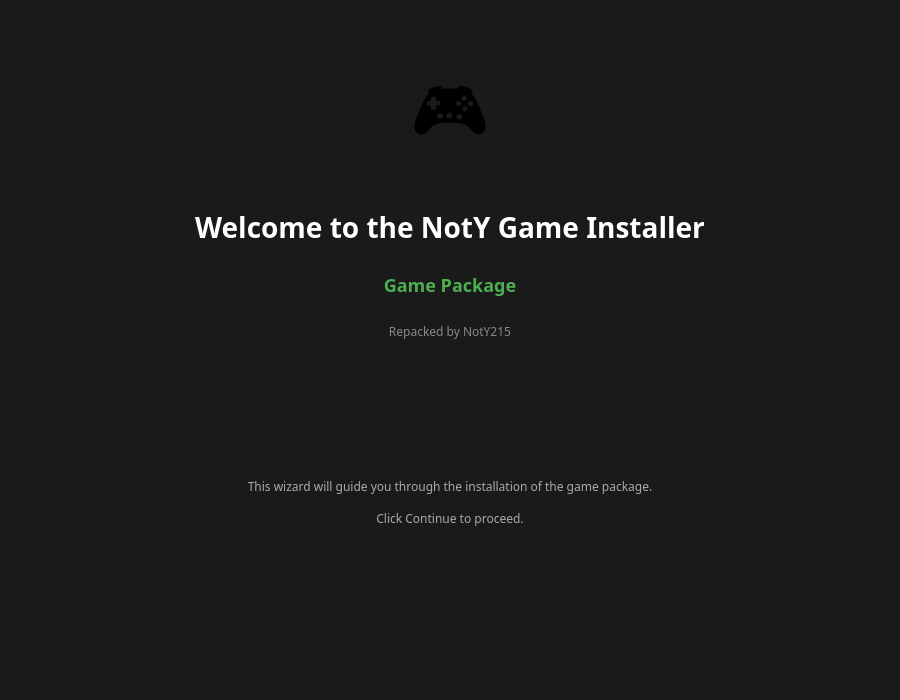
<?xml version="1.0" encoding="UTF-8"?>
<ui version="4.0">
 <class>WelcomePage</class>
 <widget class="QWidget" name="WelcomePage">
  <property name="geometry">
   <rect>
    <x>0</x>
    <y>0</y>
    <width>900</width>
    <height>700</height>
   </rect>
  </property>
  <property name="windowTitle">
   <string>Welcome</string>
  </property>
  <property name="styleSheet">
   <string notr="true">QWidget {
    background-color: #1a1a1a;
}</string>
  </property>
  <layout class="QVBoxLayout" name="verticalLayout">
   <property name="spacing">
    <number>25</number>
   </property>
   <property name="leftMargin">
    <number>60</number>
   </property>
   <property name="topMargin">
    <number>60</number>
   </property>
   <property name="rightMargin">
    <number>60</number>
   </property>
   <property name="bottomMargin">
    <number>60</number>
   </property>
   <item>
    <widget class="QLabel" name="logoLabel">
     <property name="text">
      <string>🎮</string>
     </property>
     <property name="alignment">
      <set>Qt::AlignCenter</set>
     </property>
     <property name="styleSheet">
      <string notr="true">font-size: 72px;</string>
     </property>
    </widget>
   </item>
   <item>
    <widget class="QLabel" name="titleLabel">
     <property name="text">
      <string>Welcome to the NotY Game Installer</string>
     </property>
     <property name="alignment">
      <set>Qt::AlignCenter</set>
     </property>
     <property name="styleSheet">
      <string notr="true">font-size: 28px;
font-weight: 800;
color: #ffffff;
font-family: Rubik;</string>
     </property>
    </widget>
   </item>
   <item>
    <widget class="QLabel" name="gameNameLabel">
     <property name="text">
      <string>Game Package</string>
     </property>
     <property name="alignment">
      <set>Qt::AlignCenter</set>
     </property>
     <property name="styleSheet">
      <string notr="true">font-size: 18px;
font-weight: 600;
color: #4CAF50;
font-family: Rubik;</string>
     </property>
    </widget>
   </item>
   <item>
    <widget class="QLabel" name="repackerLabel">
     <property name="text">
      <string>Repacked by NotY215</string>
     </property>
     <property name="alignment">
      <set>Qt::AlignCenter</set>
     </property>
     <property name="styleSheet">
      <string notr="true">font-size: 12px;
color: #888888;
font-family: Rubik;</string>
     </property>
    </widget>
   </item>
   <item>
    <spacer name="verticalSpacer">
     <property name="orientation">
      <enum>Qt::Vertical</enum>
     </property>
     <property name="sizeHint" stdset="0">
      <size>
       <width>20</width>
       <height>20</height>
      </size>
     </property>
    </spacer>
   </item>
   <item>
    <widget class="QLabel" name="descriptionLabel">
     <property name="text">
      <string>This wizard will guide you through the installation of the game package.

Click Continue to proceed.</string>
     </property>
     <property name="alignment">
      <set>Qt::AlignCenter</set>
     </property>
     <property name="wordWrap">
      <bool>true</bool>
     </property>
     <property name="styleSheet">
      <string notr="true">color: #aaaaaa;
font-size: 12px;
font-family: Rubik;</string>
     </property>
    </widget>
   </item>
   <item>
    <spacer name="verticalSpacer_2">
     <property name="orientation">
      <enum>Qt::Vertical</enum>
     </property>
     <property name="sizeHint" stdset="0">
      <size>
       <width>20</width>
       <height>40</height>
      </size>
     </property>
    </spacer>
   </item>
  </layout>
 </widget>
 <resources/>
 <connections/>
</ui>
